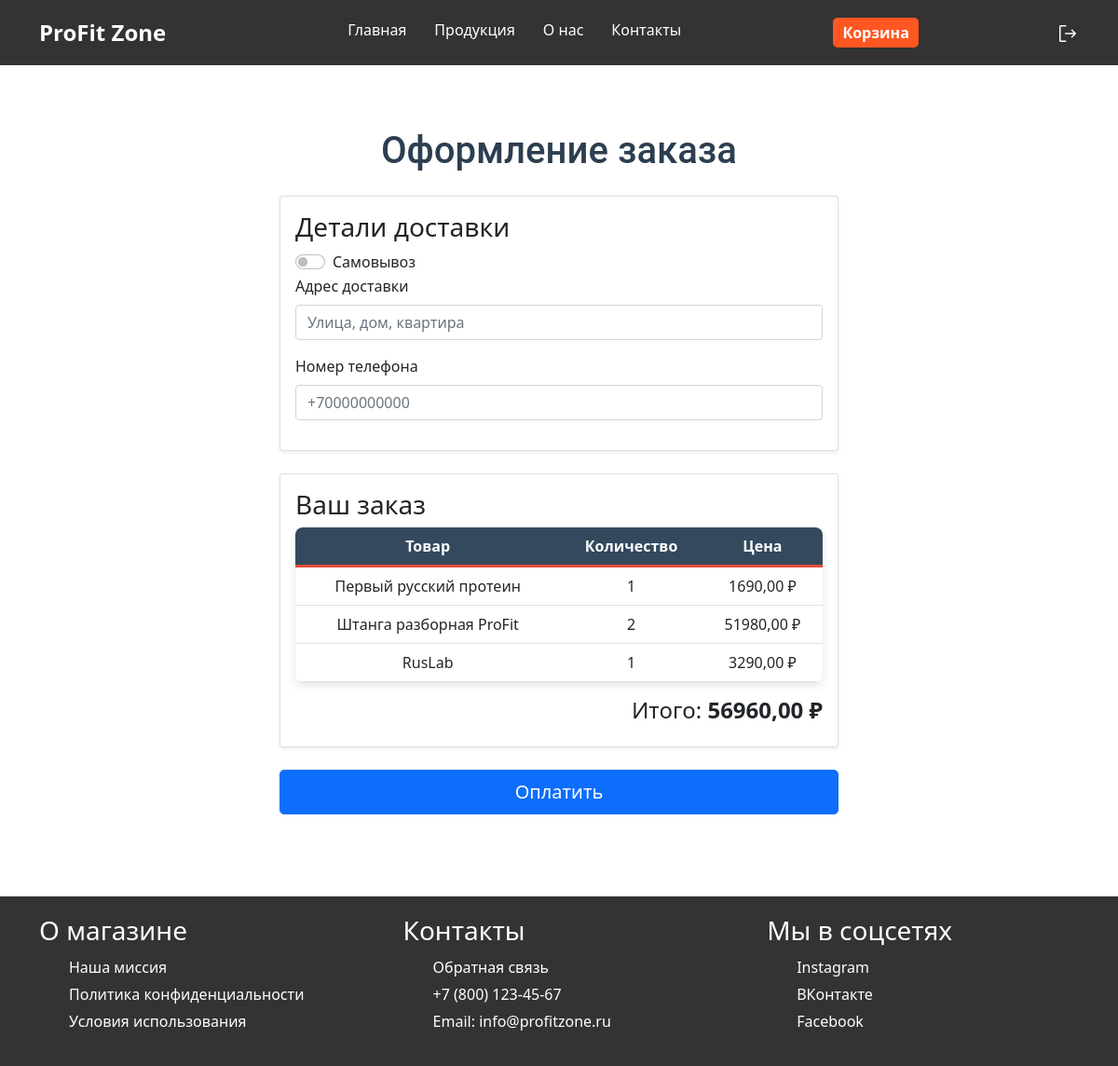
Page /order (signed in) on the committed database.
### main/models.py (models this page shows, shortened)
class CartItem(models.Model):
    cart = models.ForeignKey(Cart, related_name='items', on_delete=models.CASCADE)
    product = models.ForeignKey(Product, on_delete=models.CASCADE)
    quantity = models.PositiveIntegerField(default=1)
    added_at = models.DateTimeField(auto_now_add=True)
    def get_total_price(self):
        return self.quantity * self.product.price

class Product(PolymorphicModel):
    id = models.AutoField(primary_key=True)
    name = models.CharField(max_length=255)
    description = models.TextField()
    price = models.DecimalField(max_digits=10, decimal_places=2)
    popularity = models.IntegerField(default=0)
    img = models.ImageField(upload_to='images/', blank=True, null=True)

class Cart(models.Model):
    user = models.OneToOneField(User, on_delete=models.CASCADE)
    def get_total_price(self):
        return sum(item.get_total_price() for item in self.items.all())

### main/views.py (the view, shortened to what this page needs)
# urls.py: path('order', views.order, name='order')
@login_required
def order(request):
    cart = Cart.objects.get(user=request.user)
    return render(request, 'main/order.html', {'cart': cart})

### main/templates/main/order.html (shortened to what this page needs)
{% extends 'main/layout.html' %}
{% load static %}
{% block content %}
<div class="container my-5">
    <h1 class="mb-4 text-center">Оформление заказа</h1>
    <form id="checkout-form" method="POST" style="max-width: 600px; margin: 0 auto;">
        <div class="card mb-4 shadow-sm">
            <div class="card-body">
                <h3 class="card-title">Детали доставки</h3>
                <div class="form-check form-switch">
                    <input class="form-check-input" type="checkbox" id="pickup-option" name="pickup" value="pickup">
                    <label class="form-check-label" for="pickup-option">Самовывоз</label>
                </div>
                <div id="address-fields">
                    <div class="mb-3">
                        <label for="address" class="form-label">Адрес доставки</label>
                        <input type="text" class="form-control" id="address" name="address" placeholder="Улица, дом, квартира" required>
                    </div>
                    <div class="mb-3">
                        <label for="phone-number" class="form-label">Номер телефона</label>
                        <input type="tel" class="form-control" id="phone-number" name="phone-number" placeholder="+70000000000" required>
                    </div>
                </div>
            </div>
        </div>
        <div class="card mb-4 shadow-sm">
            <div class="card-body">
                <h3 class="card-title">Ваш заказ</h3>
                <table class="table">
                    <thead>
                        <tr>
                            <th>Товар</th>
                            <th>Количество</th>
                            <th>Цена</th>
                        </tr>
                    </thead>
                    <tbody>
                        {% for item in cart.items.all %}
                        <tr>
                            <td>{{ item.product.name }}</td>
                            <td>{{ item.quantity }}</td>
                            <td>{{ item.get_total_price }} ₽</td>
                        </tr>
                        {% endfor %}
                    </tbody>
                </table>
                <h4 class="text-end">Итого: <strong>{{ cart.get_total_price }} ₽</strong></h4>
            </div>
        </div>
        <div class="d-grid gap-2">
            <button type="submit" class="btn btn-primary btn-lg">Оплатить</button>
        </div>
    </form>
</div>
<link rel="stylesheet" href="https://cdn.jsdelivr.net/npm/bootstrap@5.1.3/dist/css/bootstrap.min.css">
{% endblock %}

### main/static/main/css/main.css (style rules this page uses)
* { margin: 0; padding: 0; box-sizing: border-box; }
body { font-family: Arial, sans-serif; line-height: 1.6; background-color: #f4f4f4; }
.container { width: 90%; margin: 0 auto; max-width: 1200px; }
.container { max-width: 900px; }
.table { background-color: #fff; border-radius: 8px; overflow: hidden; box-shadow: 0 4px 10px rgba(0, 0, 0, 0.1); }
h1 { font-family: 'Roboto', sans-serif; font-weight: 700; color: #2c3e50; }
.table thead { background-color: #34495e; color: white; border-bottom: 3px solid #e74c3c; text-align: center; }
.table td { vertical-align: middle; text-align: center; }
.btn-primary { background-color: #3498db; border-color: #3498db; }
#address-fields { overflow: visible; }

### rows in the picture
CartItem: product.name "Первый русский протеин", quantity "1", get_total_price "1690,00"
CartItem: product.name "Штанга разборная ProFit", quantity "2", get_total_price "51980,00"
CartItem: product.name "RusLab", quantity "1", get_total_price "3290,00"
Cart: get_total_price "56960,00"
